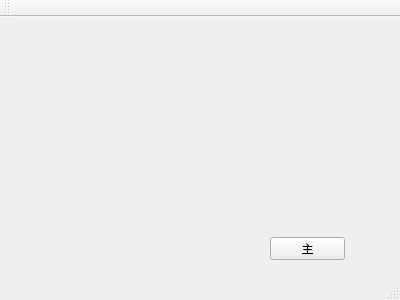
<?xml version="1.0" encoding="UTF-8"?>
<ui version="4.0">
 <class>MainWindow</class>
 <widget class="QMainWindow" name="MainWindow">
  <property name="geometry">
   <rect>
    <x>0</x>
    <y>0</y>
    <width>400</width>
    <height>300</height>
   </rect>
  </property>
  <property name="windowTitle">
   <string>MainWindow</string>
  </property>
  <widget class="QWidget" name="centralWidget">
   <widget class="QPushButton" name="pushButton">
    <property name="geometry">
     <rect>
      <x>270</x>
      <y>220</y>
      <width>75</width>
      <height>23</height>
     </rect>
    </property>
    <property name="text">
     <string>主</string>
    </property>
   </widget>
  </widget>
  <widget class="QMenuBar" name="menuBar">
   <property name="geometry">
    <rect>
     <x>0</x>
     <y>0</y>
     <width>400</width>
     <height>23</height>
    </rect>
   </property>
  </widget>
  <widget class="QToolBar" name="mainToolBar">
   <attribute name="toolBarArea">
    <enum>TopToolBarArea</enum>
   </attribute>
   <attribute name="toolBarBreak">
    <bool>false</bool>
   </attribute>
  </widget>
  <widget class="QStatusBar" name="statusBar"/>
 </widget>
 <layoutdefault spacing="6" margin="11"/>
 <resources/>
 <connections/>
</ui>
